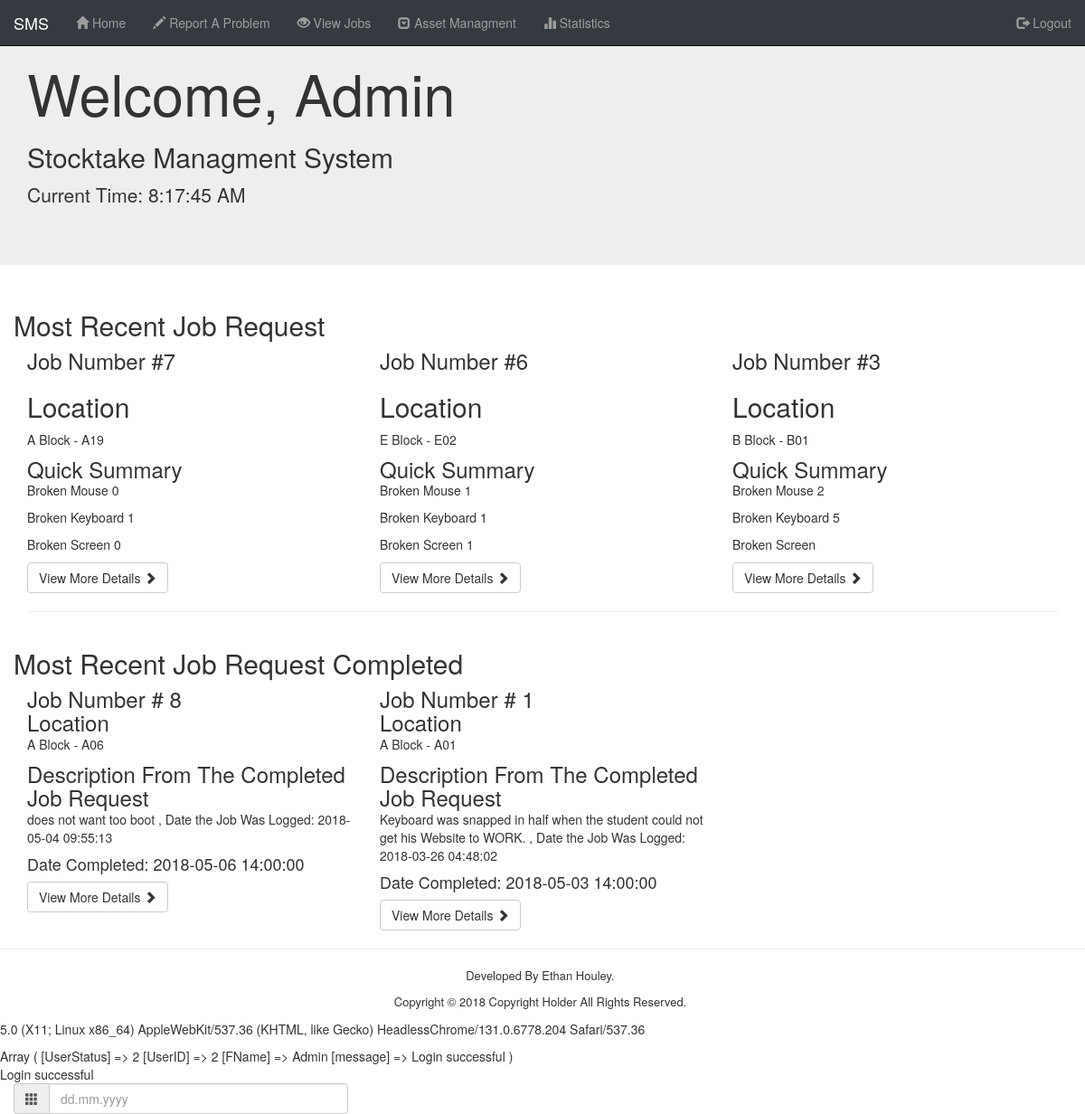
/View/index.php (signed in), run on the app's committed database.
### tables this page shows
CREATE TABLE `job` (
  `JobID` int(10) UNSIGNED NOT NULL,
  `DateLogged` timestamp NOT NULL DEFAULT CURRENT_TIMESTAMP,
  `UserID` int(10) UNSIGNED NOT NULL,
  `RoomID` int(10) UNSIGNED NOT NULL,
  `AssetID` int(10) UNSIGNED DEFAULT NULL,
  `Broken_Mouse` varchar(255) DEFAULT NULL,
  `Broken_Keyboard` varchar(255) DEFAULT NULL,
  `Broken_Screen` varchar(255) DEFAULT NULL,
  `ExtraInfo` text,
  `JobStatusID` int(10) UNSIGNED NOT NULL DEFAULT '0',
  `PartsUsed` varchar(255) DEFAULT NULL,
  `DateComplete` timestamp NULL DEFAULT CURRENT_TIMESTAMP
);

CREATE TABLE `building` (
  `BuildingID` int(10) UNSIGNED NOT NULL,
  `BuildingName` varchar(255) NOT NULL
);

CREATE TABLE `rooms` (
  `RoomID` int(10) UNSIGNED NOT NULL,
  `RoomName` varchar(255) NOT NULL,
  `BuildingID` int(10) UNSIGNED NOT NULL
);

### Model/Functions.php (called while the page is built, shortened)
<?php
  function MostRecentOpenJobSQL() {
    $Most_Recent = "SELECT
    *	FROM job INNER JOIN rooms ON job.RoomID = rooms.RoomID INNER JOIN building ON rooms.BuildingID = building.BuildingID INNER JOIN jobstatus ON job.JobStatusID = jobstatus.JobStatusID	WHERE job.JobStatusID = 1	ORDER BY job.JobID DESC LIMIT 3;";
    $conn = dbConnect();
    $stmt = $conn->prepare($Most_Recent);
    $stmt->execute();
    $ResultsMostRecentOpenSQL = $stmt->fetchAll(PDO::FETCH_ASSOC);
    return $ResultsMostRecentOpenSQL;
  }
  function MostRecentCloseJobSQL() {
    $Most_Recent = "SELECT
    *	FROM job INNER JOIN rooms ON job.RoomID = rooms.RoomID INNER JOIN building ON rooms.BuildingID = building.BuildingID INNER JOIN jobstatus ON job.JobStatusID = jobstatus.JobStatusID	WHERE job.JobStatusID = 2	ORDER BY job.JobID DESC LIMIT 3;";
    $conn = dbConnect();
    $stmt = $conn->prepare($Most_Recent);
    $stmt->execute();
    $ResultsMostRecentCloseSQL = $stmt->fetchAll(PDO::FETCH_ASSOC);
    return $ResultsMostRecentCloseSQL;
  }
 ?>

### View/Include/Master_Include.php (the view, shortened to what this page needs)
<?php
require_once '../Model/functions.php';
  function HTMLHeader() { ?>
    <!DOCTYPE html>
    <html lang="en">
    <head>
    	<link rel="stylesheet" href="https://maxcdn.bootstrapcdn.com/bootstrap/3.3.7/css/bootstrap.min.css">
    	<link rel="stylesheet" type="text/css" media="screen" href="/SMS/View/CSS/master.css" />
    </head>
    <body>
<?php
  }
function HTMLFooter() { ?>
  <footer>
  		<p class="Same_Line">Developed By Ethan Houley.</p>
  		<p class="Same_Line"> Copyright &copy; 2018 Copyright Holder All Rights Reserved.</p>
  	</footer>
  <link href="//cdnjs.cloudflare.com/ajax/libs/jquery-form-validator/2.3.26/theme-default.min.css" rel="stylesheet" type="text/css">
  <div class="error">
    <p id="BrowserInfomartion"></p>
    <div>
    <?php     print_r ($_SESSION); ?>
    </div>
    <?php
      if(isset($_SESSION['message'])) {
        echo '<div class="info message">';
        echo $_SESSION['message'];
        echo '</div>';
      }
}
 function clock() { ?>
      <p>Current Time:
        <span class="clock" id="time"></span>
      </p>
 <?php }
     ?>
    <?php
  function AdminNav() {
    ?>
    	<nav class="navbar navbar-inverse remove_radius navbar-fixed-top background_black">
    		<div class="container-fluid">
    			<div class="navbar-header">
    				<a class="navbar-brand" href="#">SMS</a>
    			</div>
    			<div class="collapse navbar-collapse" id="bs-example-navbar-collapse-1">
    				<ul class="nav navbar-nav">
    					<li><a href="index.php"><span class="glyphicon glyphicon-home"></span> Home</a></li>
    					<li><a href="Job_Request.php"><span class="glyphicon glyphicon-pencil"></span> Report A Problem</a></li>
    					<li><a href="View_Jobs.php"><span class="glyphicon glyphicon-eye-open"></span> View Jobs</a></li>
    					<li class="dropdown">
    						<a href="#" class="dropdown-toggle" data-toggle="dropdown" role="button" aria-haspopup="true" aria-expanded="false"><span class="glyphicon glyphicon-collapse-down"></span> Asset Managment</a>
    					</li>
    					<li><a href="Stats.php"><span class="glyphicon glyphicon-stats"></span> Statistics</a></li>
    				</ul>
    				<ul class="nav navbar-nav navbar-right ">
    					<li><a href="../Control/Logout.php" class="text_nav"><span class="glyphicon glyphicon-log-out"></span> Logout</a></li>
    				</ul>
    			</div>
    		</div>
    	</nav>
  <?php
  }
  function AdminBody() {
     ?>
    <div class="jumbotron">
    		<div class="container">
    	<?php echo '<h1>Welcome, '.$_SESSION['FName'].'</h1>';
    			echo '<h2>Stocktake Managment System</h2>';
          clock();
    echo '</div>
    	</div>';
        $ResultsMostRecentOpenSQL = MostRecentOpenJobSQL();
    			echo '<div class="container">';
    			echo '<div class="row">';
    			echo '	<h2 class="heading">Most Recent Job Request</h2>';
    			foreach ($ResultsMostRecentOpenSQL as $Recent_Jobs) {
    			echo '<div class="col-md-4">';
    			echo '	<h3>Job Number <span>#'. $Recent_Jobs['JobID'] . '</span> </h3>';
    		echo '		<h2>Location</h2>';
    		echo '<p>'.$Recent_Jobs["BuildingName"].' - '.$Recent_Jobs["RoomName"].' </p>';
    		echo '		<h3>Quick Summary</h3>';
    			echo '<p> Broken Mouse '.$Recent_Jobs["Broken_Mouse"].' </p>
    			<p> Broken Keyboard '.$Recent_Jobs["Broken_Keyboard"].' </p>
    			<p> Broken Screen '.$Recent_Jobs["Broken_Screen"].' </p>';
    			echo '<button type="button" name="button" class="btn btn-default" id="Open" onclick="OpenJob(this)" data-toggle="modal" data-target="#JobInfo" value="'.$Recent_Jobs["JobID"].'">View More Details <span class="glyphicon glyphicon-chevron-right"></span></button>';
    			echo '</div>';
    		}
    		echo '
    		</div>
    		<hr> ';
?>
    		<div class="row">
          <h2 class="heading">Most Recent Job Request Completed</h2>
    		<?php
        $ResultsMostRecentCloseSQL = MostRecentCloseJobSQL();
        foreach ($ResultsMostRecentCloseSQL as $CloseJob) {
          echo '<div class="col-md-4">';
    			echo '	<h3>Job Number <span># '.$CloseJob['JobID'].'</h3>';
    			echo '	<h3>Location</h3>';
          echo '  <p>'.$CloseJob["BuildingName"].' - '.$CloseJob["RoomName"].' </p>';
    			echo '	<h3>Description From The Completed Job Request</h3>';
    			echo '	<p>'.$CloseJob['ExtraInfo'].' , Date the Job Was Logged: '.$CloseJob['DateLogged'].' </p>';
    			echo '	<h4>Date Completed: '.$CloseJob['DateComplete'].'</h4>';
    			    echo '<button type="button" name="button" class="btn btn-default" id="CloseJobButton" onclick="CloseStaffViewableJob(this)" data-toggle="modal" data-target="#CloseJobInfo" value="'.$CloseJob["JobID"].'">View More Details <span class="glyphicon glyphicon-chevron-right"></span></button>';
              echo '</div>';
        }
    			 ?>
    			</div>
    		</div>
    		<hr>
    <?php
  }
  ?>

### View/CSS/master.css (style rules this page uses)
.background_black { background-color: #343a40 !important; color: #fff !important; }
.remove_radius { border-radius: 0 !important; }
.Same_Line { text-align: center; margin-right: 5px; font-size: 13px !important; }
h3 { margin: 0 !important; }
footer { right: 0; bottom: 0; left: 0; background-color: rgba(255, 255, 255, 0); }

### data on the page
job: JobID "7", building.BuildingName "A Block", RoomID.RoomName "A19", Broken_Mouse "0", Broken_Keyboard "1", Broken_Screen "0"
job: JobID "6", building.BuildingName "E Block", RoomID.RoomName "E02", Broken_Mouse "1", Broken_Keyboard "1", Broken_Screen "1"
job: JobID "3", building.BuildingName "B Block", RoomID.RoomName "B01", Broken_Mouse "2", Broken_Keyboard "5"
job: JobID "8", building.BuildingName "A Block", RoomID.RoomName "A06", ExtraInfo "does not want too boot", DateLogged "2018-05-04 09:55:13", DateComplete "2018-05-06 14:00:00"
job: JobID "1", building.BuildingName "A Block", RoomID.RoomName "A01", ExtraInfo "Keyboard was snapped in half when the student could not get his Website to WORK.", DateLogged "2018-03-26 04:48:02", DateComplete "2018-05-03 14:00:00"

### other printed values
$_SESSION['FName'] "Admin"
$_SESSION['message'] "Login successful"
